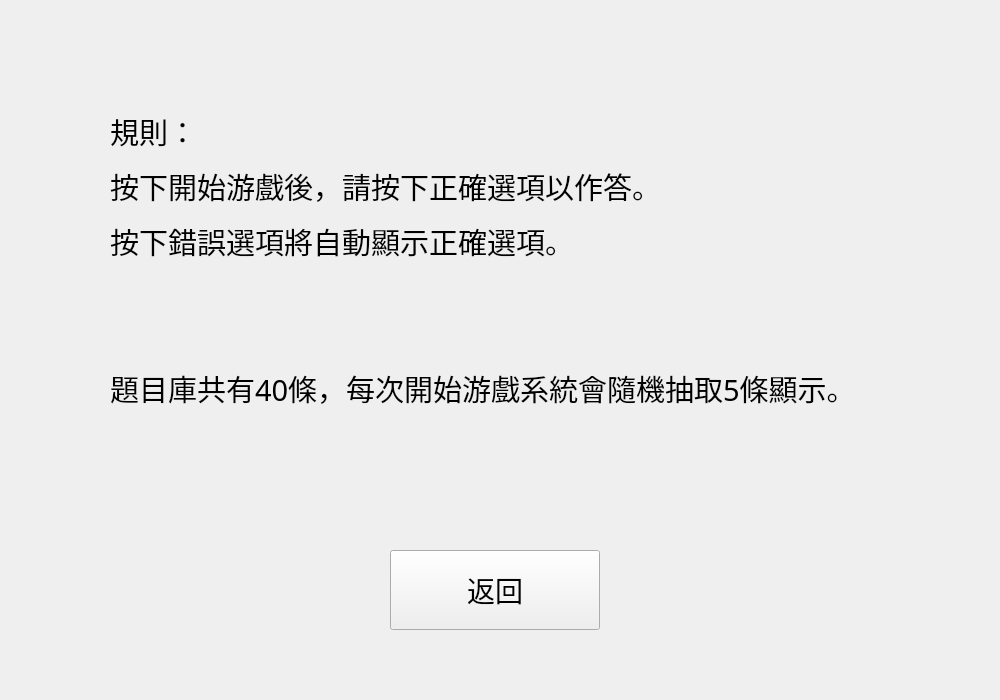
<?xml version="1.0" encoding="UTF-8"?>
<ui version="4.0">
 <class>RuleWidget</class>
 <widget class="QWidget" name="RuleWidget">
  <property name="geometry">
   <rect>
    <x>0</x>
    <y>0</y>
    <width>1000</width>
    <height>700</height>
   </rect>
  </property>
  <property name="windowTitle">
   <string>Form</string>
  </property>
  <widget class="QLabel" name="ruleContext">
   <property name="geometry">
    <rect>
     <x>110</x>
     <y>110</y>
     <width>780</width>
     <height>300</height>
    </rect>
   </property>
   <property name="font">
    <font>
     <family>Microsoft JhengHei</family>
     <pointsize>22</pointsize>
    </font>
   </property>
   <property name="text">
    <string>&lt;html&gt;&lt;head/&gt;&lt;body&gt;&lt;p&gt;規則：&lt;/p&gt;&lt;p&gt;按下開始游戲後，請按下正確選項以作答。&lt;/p&gt;&lt;p&gt;按下錯誤選項將自動顯示正確選項。&lt;/p&gt;&lt;p&gt;&lt;br/&gt;&lt;/p&gt;&lt;p&gt;題目庫共有40條，每次開始游戲系統會隨機抽取5條顯示。&lt;/p&gt;&lt;/body&gt;&lt;/html&gt;</string>
   </property>
   <property name="alignment">
    <set>Qt::AlignmentFlag::AlignLeading|Qt::AlignmentFlag::AlignLeft|Qt::AlignmentFlag::AlignTop</set>
   </property>
  </widget>
  <widget class="QPushButton" name="returnButton">
   <property name="geometry">
    <rect>
     <x>390</x>
     <y>550</y>
     <width>210</width>
     <height>80</height>
    </rect>
   </property>
   <property name="font">
    <font>
     <family>Microsoft JhengHei</family>
     <pointsize>21</pointsize>
    </font>
   </property>
   <property name="text">
    <string>返回</string>
   </property>
  </widget>
 </widget>
 <resources/>
 <connections/>
</ui>
